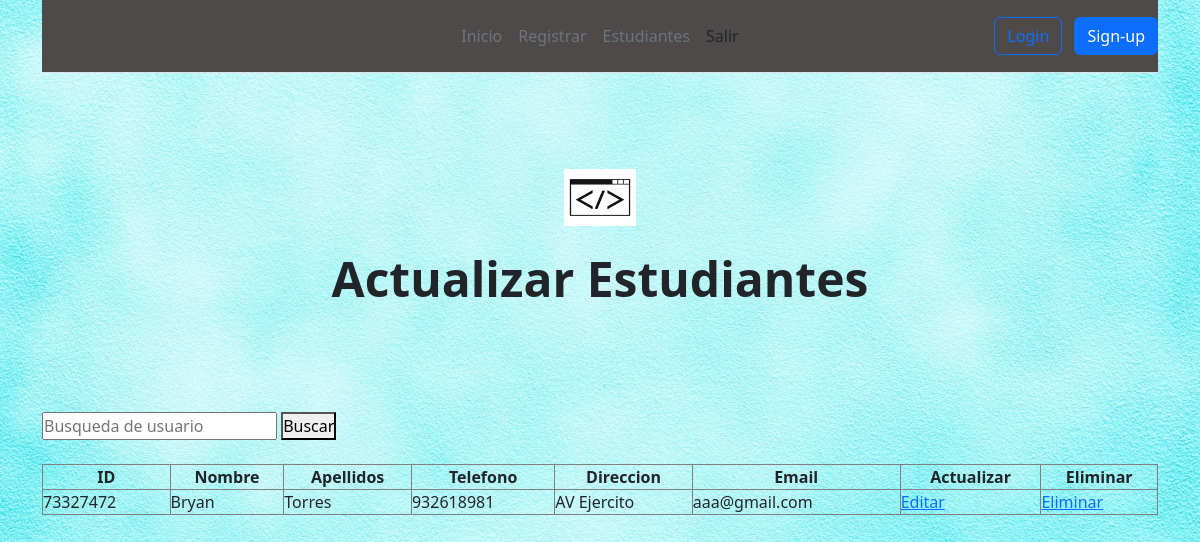
Page /login3/Estudiantes/users.php on the committed database.
### tables this page shows
CREATE TABLE `estudiantes` (
  `id` int(8) UNSIGNED NOT NULL,
  `firstname` varchar(200) NOT NULL,
  `last_name` varchar(200) NOT NULL,
  `phone` int(9) NOT NULL,
  `direction` varchar(200) NOT NULL,
  `email` varchar(200) NOT NULL
);

### login3/Estudiantes/users.php (the view, shortened to what this page needs)
<?php
    if(isset($_POST['search']))
    {
        $valueToSearch = $_POST['valueToSearch'];
        $query = "SELECT * FROM estudiantes WHERE firstname LIKE '%".$valueToSearch."%' OR id LIKE '%".$valueToSearch."%'";
        $result = filterRecord($query);
    }
    else
    {
        $query = "SELECT *FROM estudiantes";
        $result = filterRecord($query);
    }
    function filterRecord($query)
    {
        include("config.php");
        $filter_result = mysqli_query($mysqli, $query);
        return $filter_result;
    }
?>
<!DOCTYPE html>
<html lang= "en">
<head>
    <link rel="stylesheet" href="style.css">
    <link rel="stylesheet" type= "text/css" href="css/bootstrap.min.css">
    <link rel="stylesheet" href="plugins/sweetalert2.min.css">
</head>
<body>
<div class="container">
    <header class="d-flex flex-wrap align-items-center justify-content-center justify-content-md-between py-3 mb-4 border-bottom">
      <a href="/" class="d-flex align-items-center col-md-3 mb-2 mb-md-0 text-dark text-decoration-none">
        <svg class="bi me-2" width="40" height="32" role="img" aria-label="Bootstrap"><use img ="Imagenes/logo.jgp"></use></svg>
      </a>
      <ul class="nav col-12 col-md-auto mb-2 justify-content-center mb-md-0">
        <li><a href="../home_0.php" class="nav-link px-2 link-secondary">Inicio</a></li>
        <li><a href="registration.php" class="nav-link px-2 link-secondary">Registrar</a></li>
        <li><a href="users.php" class="nav-link px-2 link-secondary">Estudiantes</a></li>
        <li><a href="../login.html" class="nav-link px-2 link-dark">Salir</a></li>
      </ul>
      <div class="col-md-3 text-end">
        <button type="button" class="btn btn-outline-primary me-2">Login</button>
        <button type="button" class="btn btn-primary">Sign-up</button>
      </div>
    </header>
    </div>
    <div class="px-4 py-5 my-5 text-center">
        <img class="d-block mx-auto mb-4" src="Imagenes/logo.jpg" alt="" width="72" height="57">
        <h1 class="display-5 fw-bold">Actualizar Estudiantes</h1>
    </div>
    <div class="container">
      <form action = "" method = "POST">
        <input type = "text" placeholder = "Busqueda de usuario" name = "valueToSearch">
        <button type = "submit" class = "signupbtn" name = "Search"> Buscar </button>
              </form>
              <br />
       <div class="row">
           <div class="col-lg-12">
            <table id="tablaEstudiantes" class="table-striped table-bordered" style="width:100%">
                <thead class="text-center">
                    <th>ID</th>
                    <th>Nombre</th>
                    <th>Apellidos</th>
                    <th>Telefono</th>
                    <th>Direccion</th>
                    <th>Email</th>
                    <th>Actualizar</th>
                    <th>Eliminar</th>
                </thead>
                <tbody>
                <?php
                while($row = mysqli_fetch_array($result))
            {
                echo "<tr>";
                echo "<td>" . $row['id'] . "</td>";
                echo "<td>" . $row['firstname'] . "</td>";
                echo "<td>" . $row['last_name'] . "</td>";
                echo "<td>" . $row['phone'] . "</td>";
                echo "<td>" . $row['direction'] . "</td>";
                echo "<td>" . $row['email'] . "</td>";
                echo "<td><a href = 'edit.php?id_=".$row['firstname']."'>Editar</a></td>";
                echo "<td><a href = 'delete.php?id_=".$row['firstname']."'>Eliminar</a></td>";
                echo "</tr>";
            }
            ?>
          </tbody>
            </table>
           </div>
       </div>
    </div>
</body>
</html>

### login3/Estudiantes/style.css (style rules this page uses)
* { margin: 0; padding: 0; box-sizing: border-box; }
body { background-image: url("Imagenes/fondo3.jpg"); background-image: no-repeat; background-image: fixed; background-image: center; -webkit-background-size: cover; -moz-background-size: cover; -o-background-size: cover; background-size: cover; }
header { background-color: rgb(78, 74, 74); }

### rows in the picture
estudiantes: id "73327472", firstname "Bryan", last_name "Torres", phone "932618981", direction "AV Ejercito", email "aaa@gmail.com"
